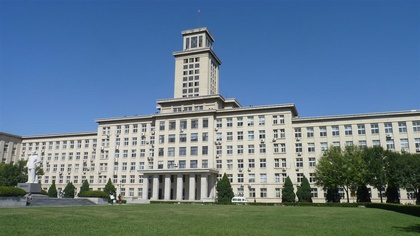
%> input picture 2.2 机器视觉技术（孙明竹、孙月）/实验3/testimg.jpg, 420 x 236 px, shrunk from 1151 x 647 before the run
$ octave main.m   (GNU Octave 9; MATLAB toolbox functions it lacks are replaced by stand-ins)
%> lines starting %> are read from the running program, lines starting %| are printed output that depends on the picture
### 2.2 机器视觉技术（孙明竹、孙月）/实验3/MyInteImg.m
% 定义函数MyInteImg，参数为二值图像img
function MyInteImg_result=MyInteImg(img)

img = double(img);
[rows, cols] = size(img);

% 先行方向累加和
s = zeros(rows, cols);
for i = 1:rows
    s(i,1) = img(i,1);
    for j = 2:cols
        s(i,j) = s(i,j - 1) + img(i,j);
    end
end

% 再列方向累加和
ii = zeros(rows, cols);
for j = 1:cols
    ii(1,j) = s(1,j);
    for i = 2:rows
        ii(i,j) = ii(i - 1,j) + s(i,j);
    end
end

% 返回值
MyInteImg_result = ii;

end

### 2.2 机器视觉技术（孙明竹、孙月）/实验3/main.m
clc;clear all;close all;

% 读入图像并转换为灰度图像
img = imread('testimg.jpg');
%> img is the input picture: size 236x420x3 uint8; mean R, G, B 99.5, 123.7, 141.3
img = im2gray(img);
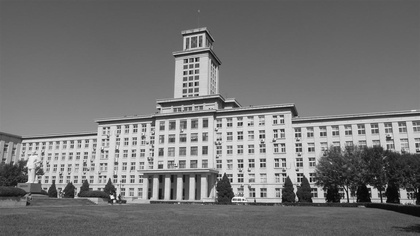
%> img: size 236x420 uint8; min 1, max 254, mean 118.4

% 积分图像
InteImg_result = MyInteImg(img);
%> after the loop in MyInteImg, `for i = 1:rows`:
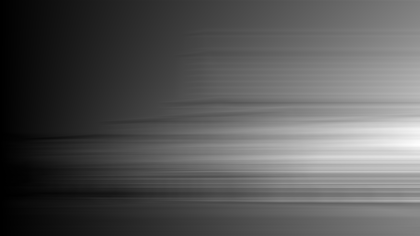
%> s: size 236x420 double; min 21, max 74831, mean 25551.2; drawn with min black and max white
%> after the loop in MyInteImg, `for j = 1:cols`:
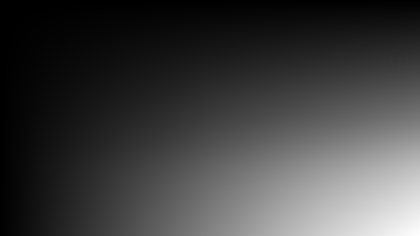
%> ii: size 236x420 double; min 94, max 11738928, mean 2946478.4; drawn with min black and max white

% 输出图像
figure;
imshow(InteImg_result,[]);
title('InteImg-result');
